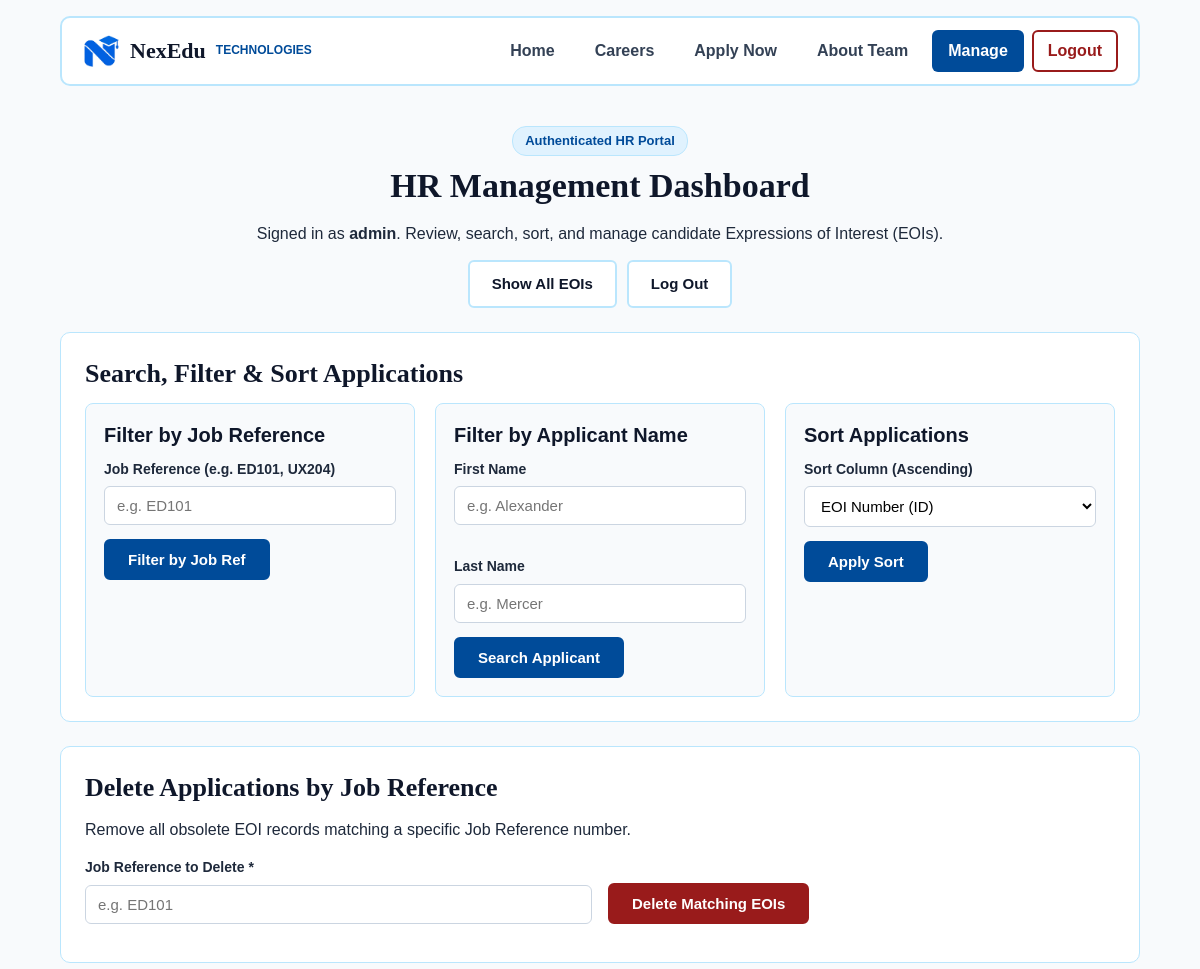
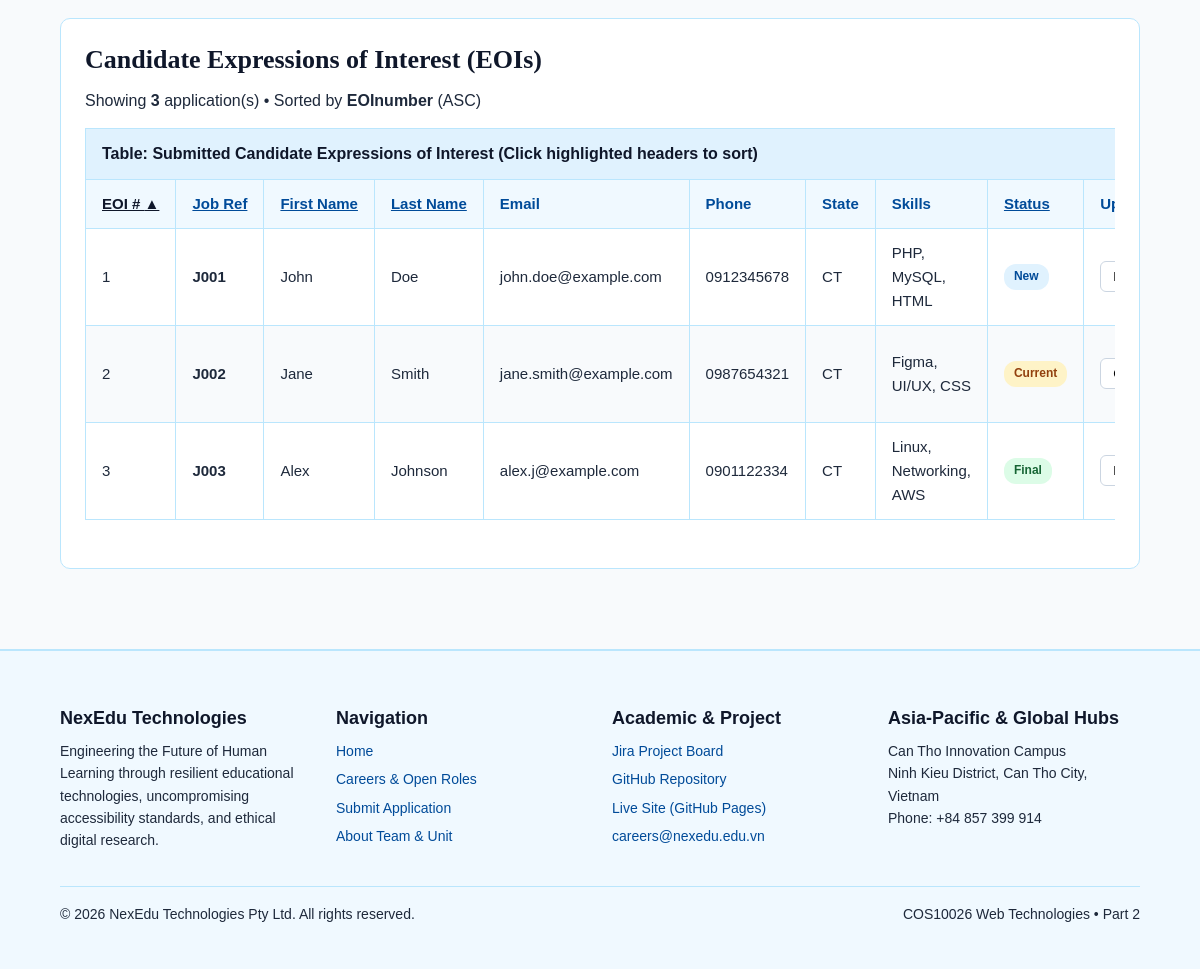
The page /manage.php (signed in) on the database its author committed (2 pictures, top to bottom).
### tables this page shows
CREATE TABLE `eoi` (
  `EOInumber` int(11) NOT NULL,
  `job_ref` varchar(5) NOT NULL,
  `first_name` varchar(20) NOT NULL,
  `last_name` varchar(20) NOT NULL,
  `dob` date NOT NULL,
  `gender` varchar(20) NOT NULL,
  `address` varchar(40) NOT NULL,
  `suburb` varchar(40) NOT NULL,
  `state` varchar(3) NOT NULL,
  `postcode` varchar(4) NOT NULL,
  `email` varchar(100) NOT NULL,
  `phone` varchar(15) NOT NULL,
  `skills` varchar(255) NOT NULL,
  `other_skills` text DEFAULT NULL,
  `status` enum('New','Current','Final') DEFAULT 'New',
  `eoi_date` timestamp NOT NULL DEFAULT current_timestamp()
);

### manage.php (the view, shortened to what this page needs)
<?php
require_once("settings.php");
mysqli_set_charset($conn, "utf8mb4");
$filter_job_ref    = isset($_GET['job_ref']) ? strtoupper(trim($_GET['job_ref'])) : "";
$filter_first_name = isset($_GET['first_name']) ? trim($_GET['first_name']) : "";
$filter_last_name  = isset($_GET['last_name']) ? trim($_GET['last_name']) : "";
$allowed_sorts  = ['EOInumber', 'job_ref', 'first_name', 'last_name', 'status', 'eoi_date'];
$requested_sort = isset($_GET['sort']) ? $_GET['sort'] : 'EOInumber';
$sort_col       = in_array($requested_sort, $allowed_sorts, true) ? $requested_sort : 'EOInumber';
function build_sort_url(string $column, string $job_ref, string $first_name, string $last_name): string {
    $params = [];
    $params['sort'] = $column;
    return "manage.php?" . http_build_query($params);
}
$sql = "SELECT EOInumber, job_ref, first_name, last_name, dob, gender, address, suburb, state, postcode, email, phone, skills, other_skills, status, eoi_date FROM eoi";
$sql .= " ORDER BY $sort_col ASC";
$eois = [];
$stmt = mysqli_prepare($conn, $sql);
if ($stmt) {
    if (mysqli_stmt_execute($stmt)) {
        $result = mysqli_stmt_get_result($stmt);
        while ($row = mysqli_fetch_assoc($result)) {
            $eois[] = $row;
        }
    } else {
        $query_error = "Unable to retrieve candidate applications right now.";
    }
} else {
    $query_error = "Unable to prepare the application query.";
}
?>
<?php include("modules/header.inc"); ?>
<?php include("modules/nav.inc"); ?>
  <main id="main-content" class="container">
    <div class="section-header">
      <span class="badge">Authenticated HR Portal</span>
      <h1>HR Management Dashboard</h1>
      <p>
        Signed in as <strong><?php echo htmlspecialchars($_SESSION['admin_username'] ?? 'admin', ENT_QUOTES, 'UTF-8'); ?></strong>.
        Review, search, sort, and manage candidate Expressions of Interest (EOIs).
      </p>
      <div class="manage-toolbar">
        <a href="manage.php" class="btn btn-outline">Show All EOIs</a>
        <a href="logout.php" class="btn btn-outline">Log Out</a>
      </div>
    </div>
    <section class="card" aria-labelledby="filter-heading">
      <h2 id="filter-heading">Search, Filter &amp; Sort Applications</h2>
      <div class="manage-grid">
        <form method="get" action="manage.php" class="manage-panel">
          <h3>Filter by Job Reference</h3>
          <div class="form-group">
            <label for="filter_job_ref">Job Reference (e.g. ED101, UX204)</label>
            <input
              type="text"
              id="filter_job_ref"
              name="job_ref"
              maxlength="5"
              placeholder="e.g. ED101"
              value="<?php echo htmlspecialchars($filter_job_ref, ENT_QUOTES, 'UTF-8'); ?>"
            >
          </div>
          <button type="submit" class="btn">Filter by Job Ref</button>
        </form>
        <form method="get" action="manage.php" class="manage-panel">
          <h3>Filter by Applicant Name</h3>
          <div class="form-row">
            <div class="form-group">
              <label for="filter_first_name">First Name</label>
              <input
                type="text"
                id="filter_first_name"
                name="first_name"
                maxlength="20"
                placeholder="e.g. Alexander"
                value="<?php echo htmlspecialchars($filter_first_name, ENT_QUOTES, 'UTF-8'); ?>"
              >
            </div>
            <div class="form-group">
              <label for="filter_last_name">Last Name</label>
              <input
                type="text"
                id="filter_last_name"
                name="last_name"
                maxlength="20"
                placeholder="e.g. Mercer"
                value="<?php echo htmlspecialchars($filter_last_name, ENT_QUOTES, 'UTF-8'); ?>"
              >
            </div>
          </div>
          <button type="submit" class="btn">Search Applicant</button>
        </form>
        <form method="get" action="manage.php" class="manage-panel">
          <h3>Sort Applications</h3>
          <div class="form-group">
            <label for="sort">Sort Column (Ascending)</label>
            <select id="sort" name="sort">
              <option value="EOInumber" <?php echo ($sort_col === 'EOInumber') ? 'selected' : ''; ?>>EOI Number (ID)</option>
            </select>
          </div>
          <button type="submit" class="btn">Apply Sort</button>
        </form>
      </div>
    </section>
    <section class="card" aria-labelledby="delete-heading">
      <h2 id="delete-heading">Delete Applications by Job Reference</h2>
      <p>Remove all obsolete EOI records matching a specific Job Reference number.</p>
      <form method="post" action="manage.php" class="form-row">
        <div class="form-group">
          <label for="delete_job_ref">Job Reference to Delete *</label>
          <input
            type="text"
            id="delete_job_ref"
            name="delete_job_ref"
            maxlength="5"
            placeholder="e.g. ED101"
            required
          >
        </div>
        <div class="form-group">
          <button type="submit" class="btn btn-danger">Delete Matching EOIs</button>
        </div>
      </form>
    </section>
    <section class="card" aria-labelledby="results-heading">
      <h2 id="results-heading">Candidate Expressions of Interest (EOIs)</h2>
      <p class="manage-summary">
        Showing <strong><?php echo count($eois); ?></strong> application(s) &bull;
        Sorted by <strong><?php echo htmlspecialchars($sort_col, ENT_QUOTES, 'UTF-8'); ?></strong> (ASC)
      </p>
      <?php if (empty($eois)): ?>
        <p class="empty-state">No EOI records matched your current criteria. Try clearing the filters or click <strong>Show All EOIs</strong>.</p>
      <?php else: ?>
        <div class="table-wrap">
          <table>
            <caption>Table: Submitted Candidate Expressions of Interest (Click highlighted headers to sort)</caption>
            <thead>
              <tr>
                <th scope="col" <?php echo ($sort_col === 'EOInumber') ? 'aria-sort="ascending"' : ''; ?>>
                  <a class="sort-link<?php echo ($sort_col === 'EOInumber') ? ' active-sort' : ''; ?>" href="<?php echo htmlspecialchars(build_sort_url('EOInumber', $filter_job_ref, $filter_first_name, $filter_last_name), ENT_QUOTES, 'UTF-8'); ?>">
                    EOI #<?php echo ($sort_col === 'EOInumber') ? ' &#9650;' : ''; ?>
                  </a>
                </th>
                <th scope="col" <?php echo ($sort_col === 'job_ref') ? 'aria-sort="ascending"' : ''; ?>>
                  <a class="sort-link<?php echo ($sort_col === 'job_ref') ? ' active-sort' : ''; ?>" href="<?php echo htmlspecialchars(build_sort_url('job_ref', $filter_job_ref, $filter_first_name, $filter_last_name), ENT_QUOTES, 'UTF-8'); ?>">
                    Job Ref<?php echo ($sort_col === 'job_ref') ? ' &#9650;' : ''; ?>
                  </a>
                </th>
                <th scope="col" <?php echo ($sort_col === 'first_name') ? 'aria-sort="ascending"' : ''; ?>>
                  <a class="sort-link<?php echo ($sort_col === 'first_name') ? ' active-sort' : ''; ?>" href="<?php echo htmlspecialchars(build_sort_url('first_name', $filter_job_ref, $filter_first_name, $filter_last_name), ENT_QUOTES, 'UTF-8'); ?>">
                    First Name<?php echo ($sort_col === 'first_name') ? ' &#9650;' : ''; ?>
                  </a>
                </th>
                <th scope="col" <?php echo ($sort_col === 'last_name') ? 'aria-sort="ascending"' : ''; ?>>
                  <a class="sort-link<?php echo ($sort_col === 'last_name') ? ' active-sort' : ''; ?>" href="<?php echo htmlspecialchars(build_sort_url('last_name', $filter_job_ref, $filter_first_name, $filter_last_name), ENT_QUOTES, 'UTF-8'); ?>">
                    Last Name<?php echo ($sort_col === 'last_name') ? ' &#9650;' : ''; ?>
                  </a>
                </th>
                <th scope="col">Email</th>
                <th scope="col">Phone</th>
                <th scope="col">State</th>
                <th scope="col">Skills</th>
                <th scope="col" <?php echo ($sort_col === 'status') ? 'aria-sort="ascending"' : ''; ?>>
                  <a class="sort-link<?php echo ($sort_col === 'status') ? ' active-sort' : ''; ?>" href="<?php echo htmlspecialchars(build_sort_url('status', $filter_job_ref, $filter_first_name, $filter_last_name), ENT_QUOTES, 'UTF-8'); ?>">
                    Status<?php echo ($sort_col === 'status') ? ' &#9650;' : ''; ?>
                  </a>
                </th>
                <th scope="col">Update Status</th>
              </tr>
            </thead>
            <tbody>
              <?php foreach ($eois as $row): ?>
                <?php
                  $eoi_id       = (int) $row['EOInumber'];
                  $status_val   = $row['status'] ?? 'New';
                  $status_class = 'status-new';
                  if ($status_val === 'Current') {
                      $status_class = 'status-current';
                  } elseif ($status_val === 'Final') {
                      $status_class = 'status-final';
                  }
                ?>
                <tr>
                  <td><?php echo $eoi_id; ?></td>
                  <td><strong><?php echo htmlspecialchars($row['job_ref'], ENT_QUOTES, 'UTF-8'); ?></strong></td>
                  <td><?php echo htmlspecialchars($row['first_name'], ENT_QUOTES, 'UTF-8'); ?></td>
                  <td><?php echo htmlspecialchars($row['last_name'], ENT_QUOTES, 'UTF-8'); ?></td>
                  <td><?php echo htmlspecialchars($row['email'], ENT_QUOTES, 'UTF-8'); ?></td>
                  <td><?php echo htmlspecialchars($row['phone'], ENT_QUOTES, 'UTF-8'); ?></td>
                  <td><?php echo htmlspecialchars($row['state'], ENT_QUOTES, 'UTF-8'); ?></td>
                  <td><?php echo htmlspecialchars($row['skills'], ENT_QUOTES, 'UTF-8'); ?></td>
                  <td>
                    <span class="status-badge <?php echo $status_class; ?>">
                      <?php echo htmlspecialchars($status_val, ENT_QUOTES, 'UTF-8'); ?>
                    </span>
                  </td>
                  <td>
                    <form method="post" action="manage.php" class="status-form">
                      <select id="status_<?php echo $eoi_id; ?>" name="status">
                        <option value="New" <?php echo ($status_val === 'New') ? 'selected' : ''; ?>>New</option>
                        <option value="Current" <?php echo ($status_val === 'Current') ? 'selected' : ''; ?>>Current</option>
                        <option value="Final" <?php echo ($status_val === 'Final') ? 'selected' : ''; ?>>Final</option>
                      </select>
                    </form>
                  </td>
                </tr>
              <?php endforeach; ?>
            </tbody>
          </table>
        </div>
      <?php endif; ?>
    </section>
  </main>
<?php include("modules/footer.inc"); ?>
</body>
</html>

### styles/styles.css (style rules this page uses)
* { box-sizing: border-box; margin: 0; padding: 0; }
body { font-family: Calibri, Arial, sans-serif; font-size: 16px; line-height: 1.6; color: #1e293b; background-color: #f8fafc; }
a { color: #004b99; text-decoration: none; }
h1, h2 { font-family: Georgia, serif; color: #0f172a; font-weight: bold; line-height: 1.3; margin-bottom: 12px; }
h3, h4, h5 { font-family: Arial, sans-serif; color: #0f172a; font-weight: bold; line-height: 1.3; margin-bottom: 10px; }
h1 { font-size: 34px; }
h2 { font-size: 26px; }
h3 { font-size: 20px; }
p { margin-bottom: 14px; }
#main-content { min-height: 500px; }
.container { width: 90%; max-width: 1120px; margin: 0 auto; padding: 24px 0; }
.section-header { text-align: center; max-width: 720px; margin: 0 auto 24px auto; }
.card { background-color: #ffffff; border: 1px solid #bae6fd; border-radius: 10px; padding: 24px; margin-bottom: 24px; }
.btn { display: inline-block; padding: 10px 22px; font-size: 15px; font-weight: bold; background-color: #004b99; color: #ffffff; border: 2px solid #004b99; border-radius: 6px; cursor: pointer; }
.btn-outline { background-color: #ffffff; color: #0f172a; border-color: #bae6fd; }
.badge, .student-id { display: inline-block; padding: 4px 12px; background-color: #e0f2fe; color: #004b99; border: 1px solid #bae6fd; border-radius: 14px; font-size: 13px; font-weight: bold; margin-bottom: 8px; }
table { width: 100%; border-collapse: collapse; background-color: #ffffff; margin-bottom: 24px; font-size: 15px; }
caption { font-size: 16px; font-weight: bold; padding: 12px 16px; background-color: #e0f2fe; color: #0f172a; border: 1px solid #bae6fd; border-bottom: none; text-align: left; }
th, td { padding: 12px 16px; border: 1px solid #bae6fd; text-align: left; }
thead th, tfoot { background-color: #f0f9ff; color: #004b99; font-weight: bold; }
tbody tr:nth-child(even) { background-color: #f8fafc; }
.form-row { display: flex; flex-wrap: wrap; gap: 16px; align-items: flex-end; }
.form-group { flex: 1 1 200px; margin-bottom: 14px; }
label { display: block; font-size: 14px; font-weight: bold; margin-bottom: 6px; }
input[type="text"], input[type="password"], input[type="date"], input[type="email"], input[type="tel"], input[type="search"], select, textarea { width: 100%; padding: 10px 12px; font-family: Calibri, Arial, sans-serif; font-size: 15px; border: 1px solid #cbd5e1; border-radius: 6px; background-color: #ffffff; }
.manage-toolbar { display: flex; flex-wrap: wrap; justify-content: center; gap: 10px; margin-top: 12px; }
.manage-grid { display: flex; flex-wrap: wrap; gap: 20px; }
.manage-panel { flex: 1 1 300px; background-color: #f8fafc; border: 1px solid #bae6fd; border-radius: 8px; padding: 18px; }
.manage-summary { margin-bottom: 14px; }
.table-wrap { width: 100%; overflow-x: auto; }
.btn-danger { background-color: #991b1b; border-color: #991b1b; color: #ffffff; }
.status-badge { display: inline-block; padding: 3px 10px; border-radius: 12px; font-size: 12px; font-weight: bold; }
.status-new { background-color: #e0f2fe; color: #004b99; }
.status-current { background-color: #fef3c7; color: #92400e; }
.status-final { background-color: #dcfce7; color: #166534; }
.status-form { display: flex; align-items: center; gap: 6px; }
.status-form select { width: auto; min-width: 96px; padding: 6px 8px; font-size: 13px; }
.sort-link { color: #004b99; text-decoration: underline; font-weight: bold; white-space: nowrap; }
.sort-link.active-sort { color: #0f172a; }

### rows shown on the page
eoi: EOInumber "1", job_ref "J001", first_name "John", last_name "Doe", email "john.doe@example.com", phone "0912345678", state "CT", skills "PHP, MySQL, HTML", status "New"
eoi: EOInumber "2", job_ref "J002", first_name "Jane", last_name "Smith", email "jane.smith@example.com", phone "0987654321", state "CT", skills "Figma, UI/UX, CSS", status "Current"
eoi: EOInumber "3", job_ref "J003", first_name "Alex", last_name "Johnson", email "alex.j@example.com", phone "0901122334", state "CT", skills "Linux, Networking, AWS", status "Final"

### other values the page prints
$_SESSION['admin_username'] "admin"
count($eois) "3"
$sort_col "EOInumber"
